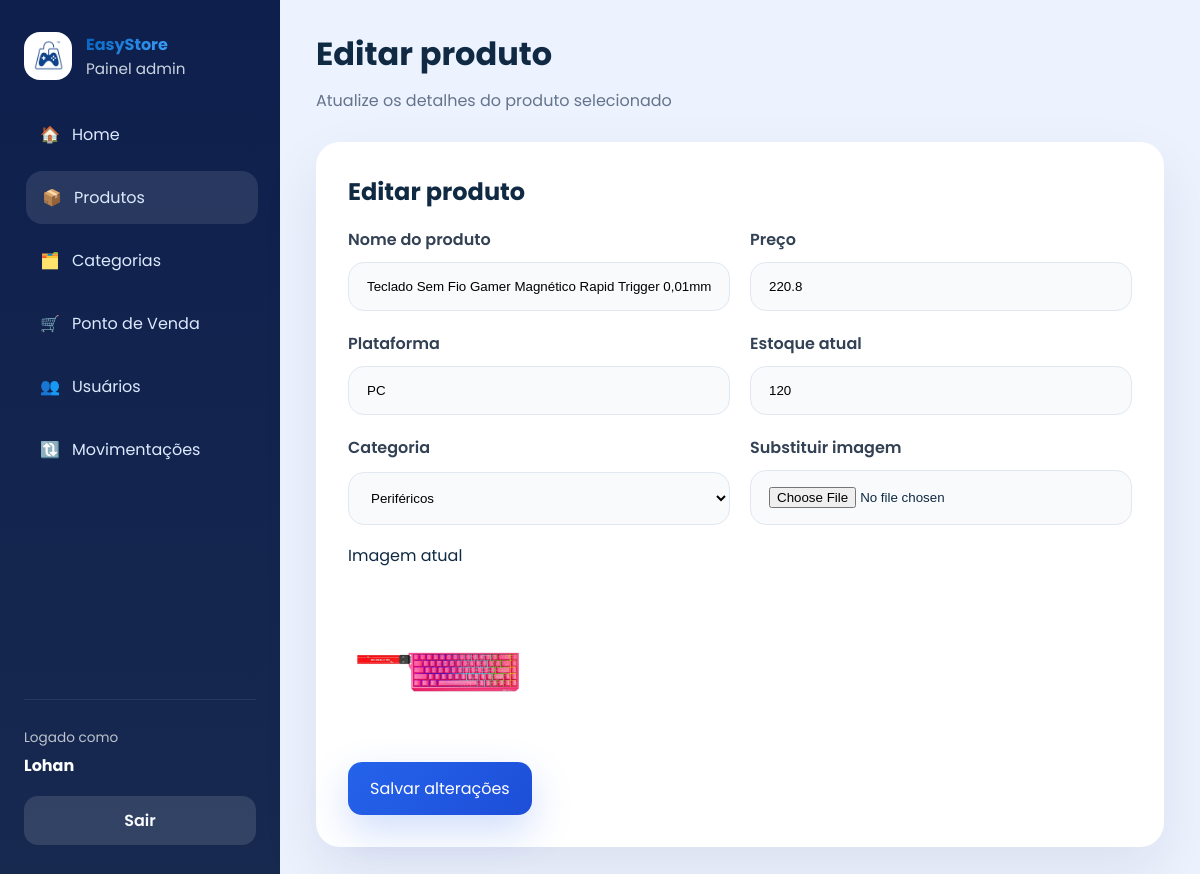
Page /produtos/19/editar (signed in) on the earlier database version.
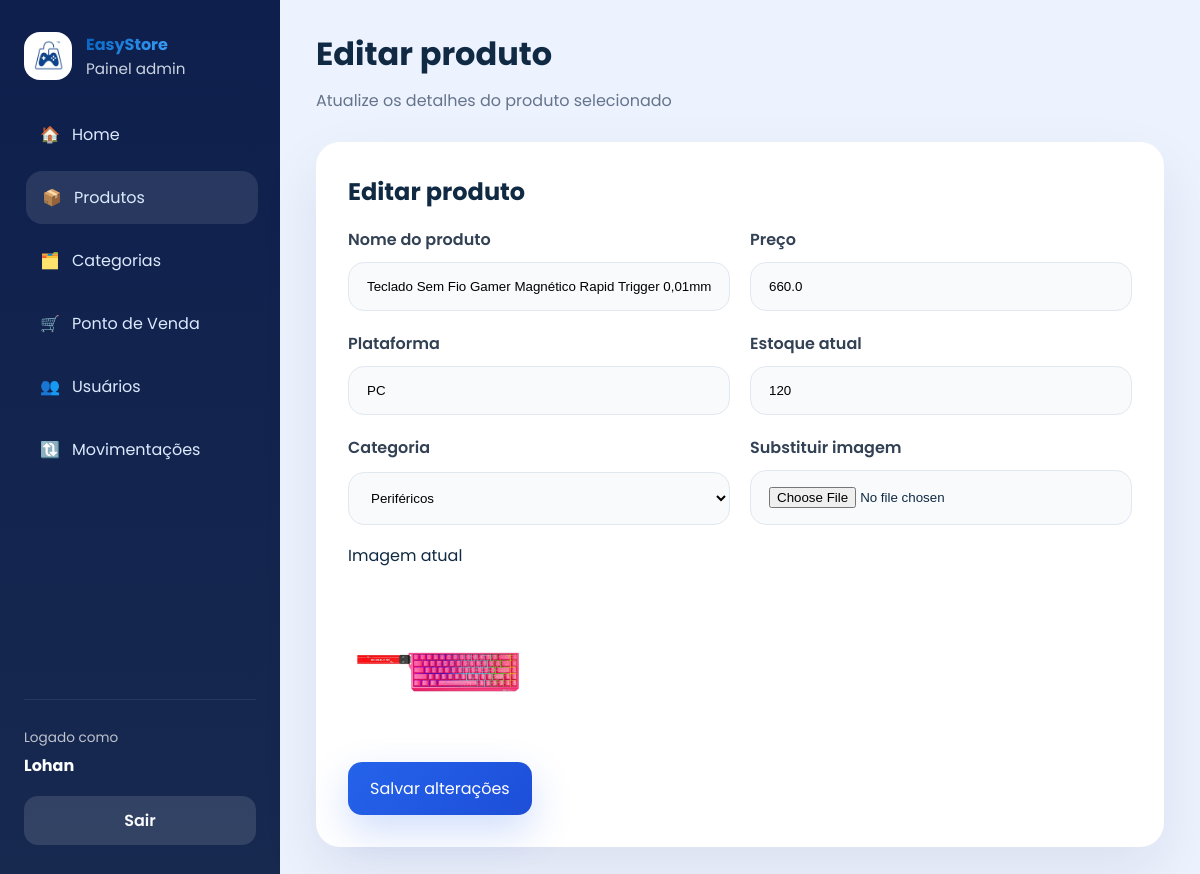
Same page on the later database version.
### app/models/produto.py (models this page shows, shortened)
class Produto(Base):
    __tablename__ = "produtos"
    id = Column(Integer, primary_key=True, autoincrement=True, index=True)
    nome = Column(String(167), nullable=False, index=True)
    preco = Column(Float, nullable=False, default=0.0)
    plataforma = Column(String(100), nullable=False)
    descricao = Column(String(255), nullable=True)
    estoque_atual = Column(Integer, nullable=False, default=0)
    estoque_minimo = Column(Integer, nullable=False, default=5)
    ativo = Column(Boolean, default=True)
    imagem_path = Column(String(255), nullable=True)
    categoria_id = Column(Integer, ForeignKey("categorias.id", ondelete="SET NULL"), nullable=True)
    categoria = relationship("Categoria", back_populates="produtos")

### app/models/categoria.py (models this page shows)
class Categoria(Base):
    __tablename__ = "categorias"
    id = Column(Integer, primary_key=True, autoincrement=True, index=True)
    nome = Column(String(167), nullable=False, unique=True)
    descricao = Column(String(255), nullable=True)
    ativo = Column(Boolean, default=True)
    produtos = relationship("Produto", back_populates="categoria", lazy="select")

### app/controllers/produto_controller.py (the view)
@router.get("/{produto_id}/editar")
def form_editar_produto(
    produto_id: int,
    request: Request,
    db: Session = Depends(get_db),
    admin = Depends(get_admin)
):
    editando   = db.query(Produto).filter(Produto.id == produto_id).first()
    categorias = db.query(Categoria).filter(Categoria.ativo == True).all()
    if not editando:
        return RedirectResponse(url="/produtos", status_code=302)
    return templates.TemplateResponse(
        request,
        "admin/form.html",
        {
            "request":      request,
            "usuario":      admin,
            "editando":     editando,
            "categorias":   categorias,
            "page_title":   "Editar produto",
            "page_subtitle":"Atualize os detalhes do produto selecionado",
            "css_path":     "css/cadastros.css",
            "active":       "produtos",
        }
    )

### app/templates/admin/form.html (shortened to what this page needs)
{% extends "admin/base.html" %}
{% block content %}
<div class="form-card">
  <h2>Editar produto</h2>
  <form action="/produtos/{{ editando.id }}/editar" method="post" enctype="multipart/form-data">
    <div class="form-grid">
      <div class="input-group">
        <label>Nome do produto</label>
        <input type="text" name="nome" value="{{ editando.nome }}" required>
      </div>
      <div class="input-group">
        <label>Preço</label>
        <input type="number" step="0.01" name="preco" value="{{ editando.preco }}" required>
      </div>
      <div class="input-group">
        <label>Plataforma</label>
        <input type="text" name="plataforma" value="{{ editando.plataforma }}" required>
      </div>
      <div class="input-group">
        <label>Estoque atual</label>
        <input type="number" name="estoque_atual" value="{{ editando.estoque_atual }}" required>
      </div>
      <div class="input-group">
        <label>Categoria</label>
        <select name="categoria_id">
          {% for categoria in categorias %}
          <option value="{{ categoria.id }}" {% if editando.categoria_id == categoria.id %}selected{% endif %}>{{ categoria.nome }}</option>
          {% endfor %}
        </select>
      </div>
      <div class="input-group">
        <label>Substituir imagem</label>
        <input type="file" name="imagem" accept="image/png, image/jpeg, image/webp">
      </div>
    </div>
    <div class="field-preview">
      <span>Imagem atual</span>
      <img src="{{ editando.imagem_url }}" alt="{{ editando.nome }}">
    </div>
    <button type="submit" class="btn btn-primary">Salvar alterações</button>
  </form>
</div>
{% endblock %}

Differences in the rows shown:
changed Produto "PC": preco "220.8" → "660.0"
